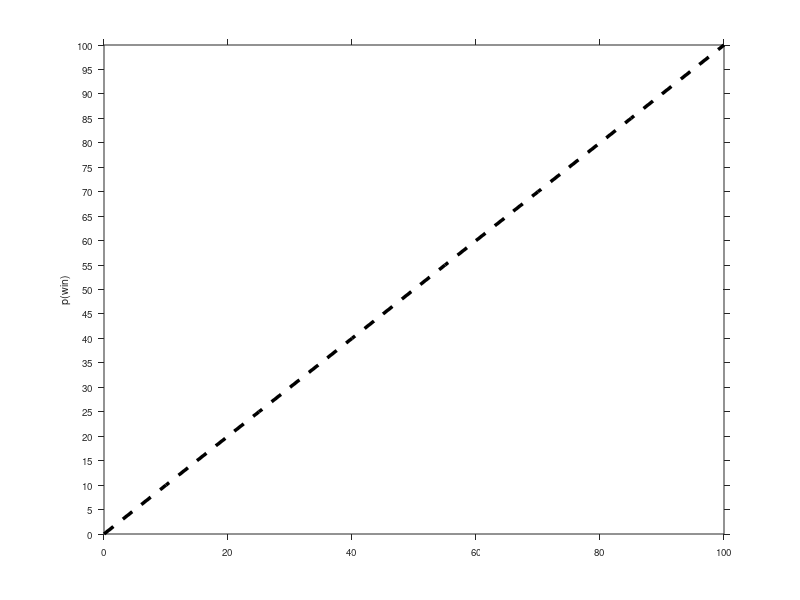

This chart was generated by the following MATLAB code:
clear all


figure

x = [0:5:100];
y =  [0:5:100]

plot(x, y, 'color', 'k', 'linestyle', '--', 'linewidth', 2.5);

set(gca, 'fontsize', 7);

ylabel('p(win)')
set(gca, 'tickdir', 'out');
yticks(x);